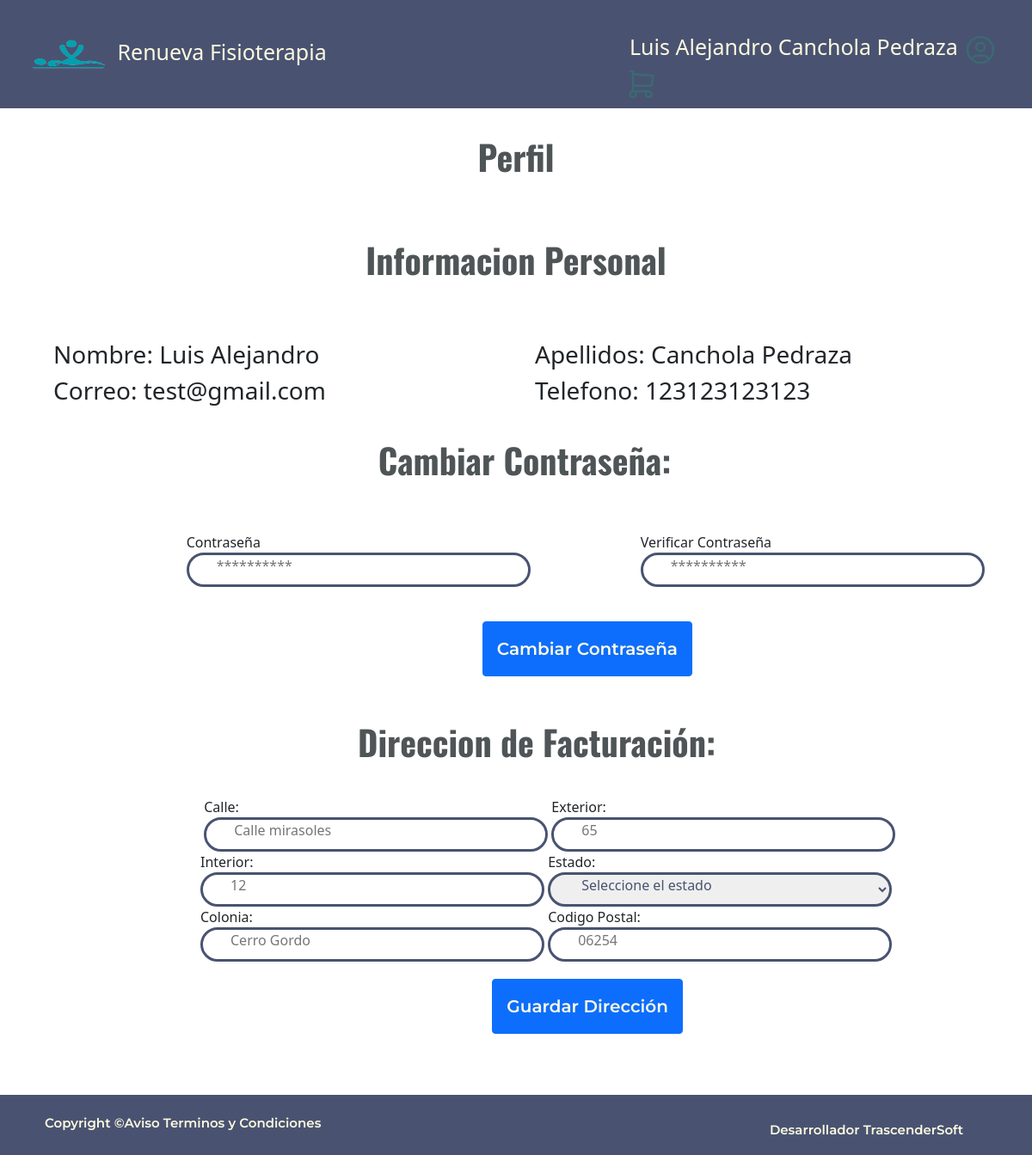
The app's page /views/citas/perfil.php (signed in), older data.
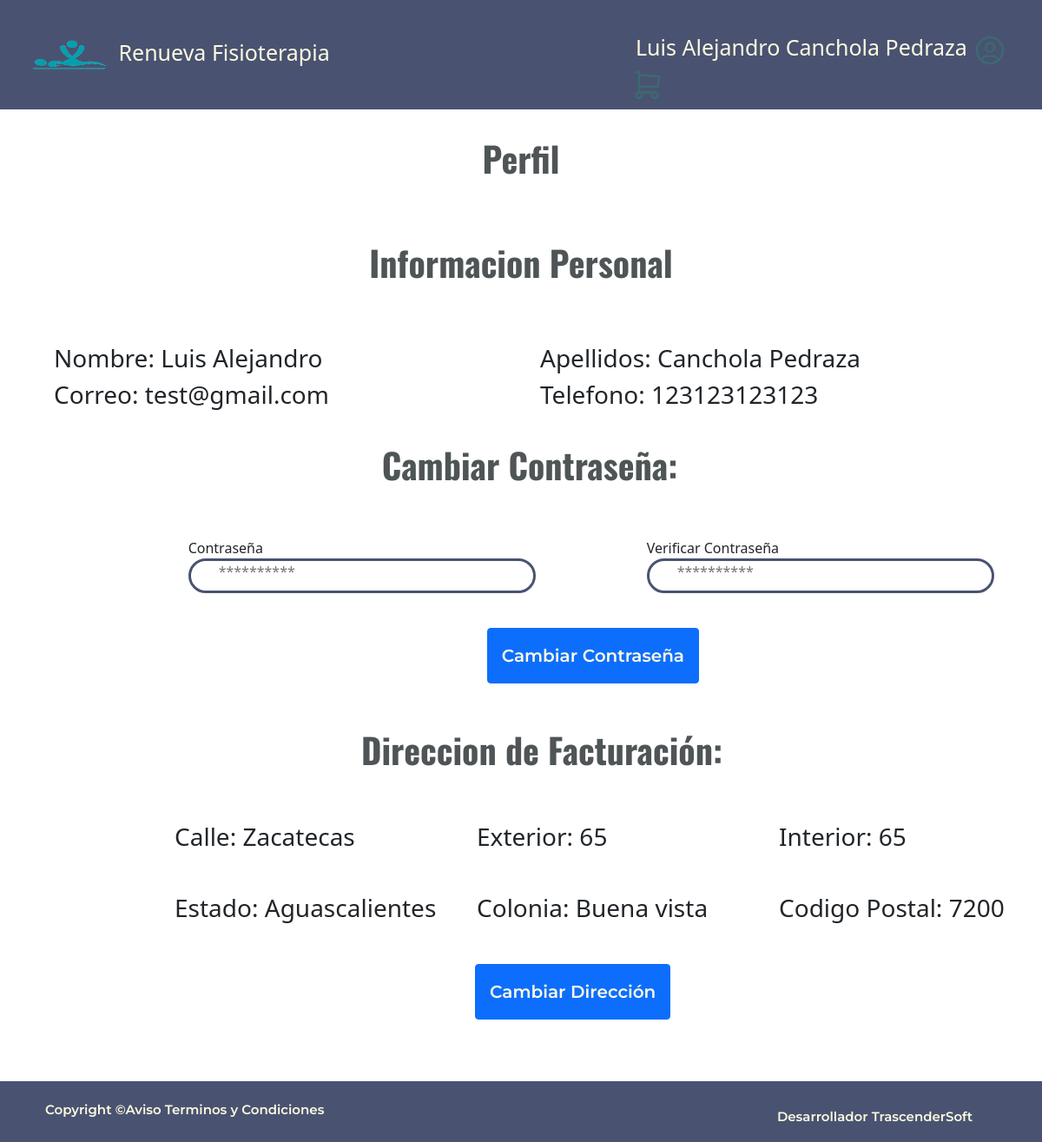
The same page, newer data.
### tables this page shows
create table usuarios(
    iduser int not null auto_increment,
    id_rol  INT not null,
    nombre varchar(50) not null,
    apellidos varchar(80) not null,
    correo varchar(50) not null UNIQUE ,
    passwd varchar(255) not null,
    telefono varchar(50) not null UNIQUE ,
    PRIMARY KEY (iduser),
    FOREIGN KEY (id_rol) REFERENCES rol(id_rol)
)DEFAULT;

CREATE table direccion(
	id_direccion int not null auto_increment,
    iduser int not null unique,
	calle varchar(60) not null,
	exterior varchar(5) not null,
    interior varchar(5) not null,
	id_estado int not null,
	colonia varchar(30) not null,
	codigo_postal int(5) not null,
	primary key(id_direccion),
	FOREIGN KEY (id_estado) REFERENCES estados(id_estado),
    FOREIGN KEY (iduser) REFERENCES usuarios(iduser)
)DEFAULT;

create table estados(
	id_estado int not null auto_increment,
    estado varchar(30)not null,
    primary key (id_estado)
)DEFAULT;

### views/citas/perfil.php (the view, shortened to what this page needs)
<?php
require '../../php/conexion.php';
$comprobar = isset($_SESSION['user']);
if ($comprobar == "True") {
    $correo = strval($_SESSION['user']);
    $emailC = mysqli_query($connect, "SELECT * FROM usuarios WHERE correo = '$correo'");
    if (mysqli_num_rows($emailC) > 0) {
        while ($fila = mysqli_fetch_array($emailC)) {
            $nombres = $fila['nombre'] . " " . $fila['apellidos'];
            $nombre = $fila['nombre'];
            $Apellido = $fila['apellidos'];
            $Email = $fila['correo'];
            $telefono = $fila['telefono'];
            $id = $fila['iduser'];
            $Directorio = "../citas/perfil.php";
        }
    }
} else {
    $nombres = "INICIAR SESION";
    $Directorio = "../inicio/iniciar.php";
    echo '<script> alert("Debes de iniciar sesion primero."); window.location.href="../inicio/iniciar.php"; </script>';
}
?>
<!DOCTYPE html>
<html lang="es">
<head>
    <link href="https://cdn.jsdelivr.net/npm/bootstrap@5.1.3/dist/css/bootstrap.min.css" rel="stylesheet">
    <link rel="stylesheet" href="https://cdnjs.cloudflare.com/ajax/libs/animate.css/4.1.1/animate.min.css">
    <link rel="stylesheet" href="../../css/styles.css">
    <link rel="stylesheet" href="../../css/perfil.css">
</head>
<body>
    <header class=" bg-header lhead container-fluid ">
        <div class="container animate__animated animate__bounce">
            <a class="navbar-brand" id="logo" href="../../index.php">
                <img src="../../img/logo.png" alt="" width="100" height="60" class="d-inline-block">
                Renueva Fisioterapia
        </div>
        <div class="animate__animated animate__bounce">
            <a class="navbar-brand" id="logo" href="<?php echo  $Directorio ?>">
                <h4 class="lefthead "><?php echo  $nombres ?>
                    <a href="../shop/carrito.php">
                    </a>
                </h4>
            </a>
        </div>
    </header>
    <div>
        <h2 class="animate__animated animate__fadeInUp">Perfil</h2>
        <h2 class="animate__animated animate__fadeInUp">Informacion Personal</h2>
    </div>
    <main class="container centr">
        <div class="row animate__animated animate__zoomIn">
            <div class="registro inciar">
                <div class="row">
                    <div class="col-md-6">
                        <H3 class="info">Nombre:<?php echo " " . $nombre ?></H3>
                    </div>
                    <div class="col-md-6">
                        <H3 class="info">Apellidos:<?php echo " " . $Apellido ?></H3>
                    </div>
                </div>
                <div class="row">
                    <div class="col-md-6">
                        <H3 class="info">Correo:<?php echo " " . $Email ?></H3>
                    </div>
                    <div class="col-md-6">
                        <H3 class="info">Telefono:<?php echo " " . $telefono ?></H3>
                    </div>
                </div>
            </div>
        </div>
        <h2 class="animate__animated animate__fadeInUp">Cambiar Contraseña:</h2>
        <div class="row centr animate__animated animate__zoomIn">
            <div class="registro inciar col-md-12 offset-md-1">
                <form action="../../php/registro.php" method="POST">
                    <div class="row espacio">
                        <div class="col-md-6">
                            <label for="password">Contraseña<br>
                                <input class="inp" type="password" name="password" placeholder="**********" required><br>
                            </label>
                        </div>
                        <div class="col-md-6">
                            <label for="passwordver">Verificar Contraseña<br>
                                <input class="inp" type="password" name="passwordver" placeholder="**********" required><br>
                            </label>
                        </div>
                    </div>
                    <div class="offset-md-4 espacio padi">
                        <input type="submit" class="btn btn-primary botonh" value="Cambiar Contraseña">
                    </div>
                </form>
            </div>
            <div class="row centr animate__animated animate__zoomIn">
                <h2 class="animate__animated animate__fadeInUp">Direccion de Facturación:</h2>
                <?php
                $query = "SELECT * FROM direccion WHERE iduser=$id";
                $consulta = mysqli_query($connect, $query);
                $row = mysqli_fetch_array($consulta);
                $id_direccion = $row['id_direccion'];
                if ($id_direccion != NULL) {
                    $query = "SELECT a.calle,a.exterior,a.interior,b.estado,a.colonia,a.codigo_postal FROM direccion a INNER JOIN estados b ON a.id_estado = b.id_estado WHERE (a.id_direccion=$id_direccion)";
                    $consulta = mysqli_query($connect, $query);
                    $row = mysqli_fetch_array($consulta);
                    $calle = $row['calle'];
                    $exterior = $row['exterior'];
                    $interior = $row['interior'];
                    $estado = $row['estado'];
                    $colonia = $row['colonia'];
                    $codigo = $row['codigo_postal'];
                ?>
                    <div class="registro inciar col-md-12 offset-md-1">
                        <div class="row espacio">
                            <div class="col-md-4">
                                <H3 class="info">Calle:<?php echo " " . $calle ?></H3>
                            </div>
                            <div class="col-md-4">
                                <H3 class="info">Exterior:<?php echo " " . $exterior ?></H3>
                            </div>
                            <div class="col-md-4">
                                <H3 class="info">Interior:<?php echo " " . $interior ?></H3>
                            </div>
                        </div>
                        <div class="row espacio">
                            <div class="col-md-4">
                                <H3 class="info">Estado:<?php echo " " . $estado ?></H3>
                            </div>
                            <div class="col-md-4">
                                <H3 class="info">Colonia:<?php echo " " . $colonia ?></H3>
                            </div>
                            <div class="col-md-4">
                                <H3 class="info">Codigo Postal:<?php echo " " . $codigo ?></H3>
                            </div>
                        </div>
                        <div class="row">
                            <div class="offset-md-4 espacio pad">
                                <a href="../citas/cambiardir.php" class="btn btn-primary botonh">Cambiar Dirección</a>
                            </div>
                        </div>
                    </div>
                <?php } else { ?>
                    <div class="registro inciar col-md-12 offset-md-1">
                        <form action="../../php/direccion.php" method="POST">
                            <label for="calle">Calle:<br>
                                <input class="inp " type="text" name="calle" placeholder="Calle mirasoles" required><br>
                            </label>
                            <label for="exterior">Exterior:<br>
                                <input class="inp" type="text" name="exterior" placeholder="65" required><br>
                            </label>
                            <label for="exterior">Interior:<br>
                                <input class="inp" type="text" name="interior" placeholder="12"><br>
                            </label>
                            <label for="estado">Estado:<br>
                                <select class="inp" name="estado">
                                    <option selected>Seleccione el estado</option>
                                </select>
                            </label><br>
                            <label for="colonia">Colonia:<br>
                                <input class="inp" type="text" name="colonia" placeholder="Cerro Gordo" required><br>
                            </label>
                            <label for="codigo_postal">Codigo Postal:<br>
                                <input class="inp" type="text" name="codigo_postal" placeholder="06254" required><br>
                            </label>
                            <div class="offset-md-4 espacio pad">
                                <input type="submit" class="btn btn-primary botonh" value="Guardar Dirección">
                            </div>
                        </form>
                    </div>
                <?php } ?>
            </div>
        </div>
    </main>
    <footer id="foots">
        <div class="container">
            <div class="row">
                <div class="col footd">
                    <a href="https://trascendersoft1.000webhostapp.com/">
                        <p class="text-center"> Copyright ©Aviso Terminos y Condiciones</p>
                    </a>
                </div>
                <div class="col foot">
                    <a href="https://trascendersoft1.000webhostapp.com/">
                        <p>Desarrollador TrascenderSoft</p>
                    </a>
                </div>
            </div>
        </div>
    </footer>
</body>
</html>

### css/styles.css (style rules this page uses)
:root { --letra-titulos:'Oswald', sans-serif; --letra-parrafos:'Montserrat', sans-serif; --color-header:#495371; --color-pheader:#FEFAE0; --color-titulos:#4F5556; --color-contacto:#3B6A71; }
main { overflow:hidden; width:100%; padding-bottom: 2rem; }
* { margin: 0; padding: 0; -webkit-box-sizing: border-box; -moz-box-sizing: border-box; box-sizing: border-box; }
html, body { height:100% margin 0; }
h2 { text-align:center; font-family: var(--letra-titulos); font-weight:bold; font-size: 40px; color: var( --color-titulos); padding-top: 2rem; padding-bottom: 2rem; }
p { font-family: var(--letra-parrafos); font-weight:600; font-size: 20px; color: var( --color-titulos); text-align: justify; }
.bg-header { background-color: var(--color-header); }
#logo { margin-left: 4rem; color:var(--color-pheader); text-decoration: none; font-weight:500; font-size: 25px; }
.lista,a { text-decoration: none; text-indent: inherit; margin-right: 2rem; color:var(--color-pheader); font-weight:500; font-size: 17px; padding:6px; }
.botonh { font-family: var(--letra-parrafos); font-weight:600; font-size: 20px; color: var( --color-pheader); padding: 1rem!important; }
footer { background-color: var(--color-header); }
a>p,.footd>p { color:var(--color-pheader); font-weight:600; font-size: 15px!important; }
.foot>a>p { padding-top: 1rem!important; }
.foot { display:flex; align-items: center; justify-content: flex-end; }
.footd { padding: 1rem; display: flex; justify-content: flex-start; }

### css/perfil.css (style rules this page uses)
:root { --letra-titulos:'Oswald', sans-serif; --letra-parrafos:'Montserrat', sans-serif; --color-header:#495371; --color-pheader:#FEFAE0; --color-titulos:#4F5556; --color-contacto:#3B6A71; }
main { width:100vh; padding-bottom: 2rem; padding: 30px; }
* { margin: 0; padding: 0; -webkit-box-sizing: border-box; -moz-box-sizing: border-box; box-sizing: border-box; }
html { min-height: 100%; position: relative; }
body { margin: 0; margin-bottom: 40px; }
footer { position: absolute; bottom: 0; width: 100%; height: 70px; }
.lhead { display: flex; align-items: center; justify-content: center; }
#logo { margin-left: 0px!important; color:var(--color-pheader); text-decoration: none; font-weight:500; font-size: 25px; }
.lhead>a { padding-top: 1rem; }
.inp { border-radius: 30px; border: 3px solid ; color:#495371; width: 50vh; padding-left: 2rem; }
input,select { padding-bottom: 10px; }
.espacio { padding-top: 20px; padding-bottom: 20px; }
.pad { padding-left:10px!important; ; }
.padi { padding-right: 50px!important; }
form { padding-left:2rem; }
.centr { padding-left:2rem; }

Row changes from the older to the newer data that the page shows:
added direccion: calle "Zacatecas", exterior "65", interior "65", id_estado.estado "Aguascalientes", colonia "Buena vista", codigo_postal "7200"
Text that changed along with them:
form field estado: "Seleccione el estado" → (not shown)
form field value: "Guardar Dirección" → (not shown)
text now shown: "Cambiar Dirección"
